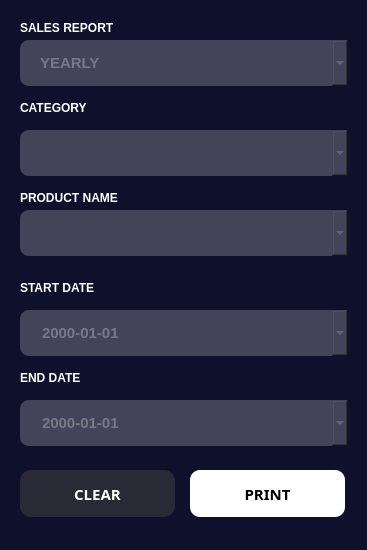
<?xml version="1.0" encoding="UTF-8"?>
<ui version="4.0">
 <class>SortSales</class>
 <widget class="QDialog" name="SortSales">
  <property name="geometry">
   <rect>
    <x>0</x>
    <y>0</y>
    <width>367</width>
    <height>550</height>
   </rect>
  </property>
  <property name="minimumSize">
   <size>
    <width>367</width>
    <height>550</height>
   </size>
  </property>
  <property name="maximumSize">
   <size>
    <width>367</width>
    <height>550</height>
   </size>
  </property>
  <property name="windowTitle">
   <string>Dialog</string>
  </property>
  <property name="styleSheet">
   <string notr="true">QDialog#SortSales{
background-color: rgb(15, 16, 43);
}</string>
  </property>
  <widget class="QLabel" name="label_7">
   <property name="geometry">
    <rect>
     <x>20</x>
     <y>100</y>
     <width>111</width>
     <height>16</height>
    </rect>
   </property>
   <property name="styleSheet">
    <string notr="true">font-family: 'Montserrat';
font-style: normal;
font-weight: 600;
font-size: 10.1515px;
line-height: 12px;
text-transform: uppercase;

color: #FFFFFF;</string>
   </property>
   <property name="text">
    <string>CATEGORY</string>
   </property>
  </widget>
  <widget class="QComboBox" name="exprod">
   <property name="geometry">
    <rect>
     <x>20</x>
     <y>210</y>
     <width>328</width>
     <height>46</height>
    </rect>
   </property>
   <property name="styleSheet">
    <string notr="true">font-family: 'Montserrat';
font-style: normal;
font-weight: 500;
font-size: 15px;
line-height: 18px;
color: #777887;

position: absolute;
width: 318px;
height: 34px;

background: #434459;
border-radius: 9.32035px;

padding-left:20px;</string>
   </property>
   <property name="editable">
    <bool>false</bool>
   </property>
   <property name="frame">
    <bool>true</bool>
   </property>
  </widget>
  <widget class="QLabel" name="label_12">
   <property name="geometry">
    <rect>
     <x>20</x>
     <y>190</y>
     <width>151</width>
     <height>16</height>
    </rect>
   </property>
   <property name="styleSheet">
    <string notr="true">font-family: 'Montserrat';
font-style: normal;
font-weight: 600;
font-size: 10.1515px;
line-height: 12px;
text-transform: uppercase;

color: #FFFFFF;</string>
   </property>
   <property name="text">
    <string>PRODUCT NAME</string>
   </property>
  </widget>
  <widget class="QLabel" name="label_13">
   <property name="geometry">
    <rect>
     <x>20</x>
     <y>280</y>
     <width>151</width>
     <height>16</height>
    </rect>
   </property>
   <property name="styleSheet">
    <string notr="true">font-family: 'Montserrat';
font-style: normal;
font-weight: 600;
font-size: 10.1515px;
line-height: 12px;
text-transform: uppercase;

color: #FFFFFF;</string>
   </property>
   <property name="text">
    <string>START DATE</string>
   </property>
  </widget>
  <widget class="QPushButton" name="pushButton_24">
   <property name="geometry">
    <rect>
     <x>20</x>
     <y>470</y>
     <width>155</width>
     <height>47</height>
    </rect>
   </property>
   <property name="font">
    <font>
     <family>Montserrat</family>
     <pointsize>-1</pointsize>
     <weight>75</weight>
     <italic>false</italic>
     <bold>true</bold>
    </font>
   </property>
   <property name="styleSheet">
    <string notr="true">font-family: 'Montserrat';
font-style: normal;
font-weight: 600;
font-size: 15px;
line-height: 18px;

color: #FFFFFF;
box-sizing: border-box;

position: absolute;
width: 131px;
height: 34px;
left: 52.1px;
top: calc(50% - 34px/2 + 231px);

background: #2A2A37;
border-radius: 11px;</string>
   </property>
   <property name="text">
    <string>CLEAR</string>
   </property>
   <property name="icon">
    <iconset>
     <normaloff>:/ARROW/RESOURCE/clear.png</normaloff>:/ARROW/RESOURCE/clear.png</iconset>
   </property>
   <property name="iconSize">
    <size>
     <width>12</width>
     <height>12</height>
    </size>
   </property>
  </widget>
  <widget class="QPushButton" name="printb">
   <property name="geometry">
    <rect>
     <x>190</x>
     <y>470</y>
     <width>155</width>
     <height>47</height>
    </rect>
   </property>
   <property name="font">
    <font>
     <family>Montserrat</family>
     <pointsize>-1</pointsize>
     <weight>75</weight>
     <italic>false</italic>
     <bold>true</bold>
    </font>
   </property>
   <property name="styleSheet">
    <string notr="true">font-family: 'Montserrat';
font-style: normal;
font-weight: 600;
font-size: 15px;
line-height: 18px;

color: rgb(0, 0, 0);
box-sizing: border-box;

position: absolute;
width: 131px;
height: 34px;
left: 200.1px;
top: calc(50% - 34px/2 + 231px);

background: #FFFFFF;
border-radius: 10px;</string>
   </property>
   <property name="text">
    <string>PRINT</string>
   </property>
   <property name="icon">
    <iconset>
     <normaloff>:/ARROW/RESOURCE/next.png</normaloff>:/ARROW/RESOURCE/next.png</iconset>
   </property>
   <property name="iconSize">
    <size>
     <width>12</width>
     <height>12</height>
    </size>
   </property>
  </widget>
  <widget class="QLabel" name="label_14">
   <property name="geometry">
    <rect>
     <x>20</x>
     <y>370</y>
     <width>151</width>
     <height>16</height>
    </rect>
   </property>
   <property name="styleSheet">
    <string notr="true">font-family: 'Montserrat';
font-style: normal;
font-weight: 600;
font-size: 10.1515px;
line-height: 12px;
text-transform: uppercase;

color: #FFFFFF;</string>
   </property>
   <property name="text">
    <string>END DATE</string>
   </property>
  </widget>
  <widget class="QComboBox" name="extype">
   <property name="geometry">
    <rect>
     <x>20</x>
     <y>40</y>
     <width>328</width>
     <height>46</height>
    </rect>
   </property>
   <property name="styleSheet">
    <string notr="true">font-family: 'Montserrat';
font-style: normal;
font-weight: 500;
font-size: 15px;
line-height: 18px;
color: #777887;

position: absolute;
width: 318px;
height: 34px;

background: #434459;
border-radius: 9.32035px;

padding-left:20px;</string>
   </property>
   <property name="editable">
    <bool>false</bool>
   </property>
   <property name="frame">
    <bool>true</bool>
   </property>
   <item>
    <property name="text">
     <string>YEARLY</string>
    </property>
   </item>
   <item>
    <property name="text">
     <string>MONTLHY</string>
    </property>
   </item>
   <item>
    <property name="text">
     <string>WEEKLY</string>
    </property>
   </item>
   <item>
    <property name="text">
     <string>DAILY</string>
    </property>
   </item>
  </widget>
  <widget class="QLabel" name="label_15">
   <property name="geometry">
    <rect>
     <x>20</x>
     <y>20</y>
     <width>151</width>
     <height>16</height>
    </rect>
   </property>
   <property name="styleSheet">
    <string notr="true">font-family: 'Montserrat';
font-style: normal;
font-weight: 600;
font-size: 10.1515px;
line-height: 12px;
text-transform: uppercase;

color: #FFFFFF;</string>
   </property>
   <property name="text">
    <string>SALES REPORT</string>
   </property>
  </widget>
  <widget class="QComboBox" name="excateg">
   <property name="geometry">
    <rect>
     <x>20</x>
     <y>130</y>
     <width>328</width>
     <height>46</height>
    </rect>
   </property>
   <property name="styleSheet">
    <string notr="true">font-family: 'Montserrat';
font-style: normal;
font-weight: 500;
font-size: 15px;
line-height: 18px;
color: #777887;

position: absolute;
width: 318px;
height: 34px;

background: #434459;
border-radius: 9.32035px;

padding-left:20px;</string>
   </property>
   <property name="editable">
    <bool>false</bool>
   </property>
   <property name="frame">
    <bool>true</bool>
   </property>
  </widget>
  <widget class="QDateEdit" name="Sdate">
   <property name="geometry">
    <rect>
     <x>20</x>
     <y>310</y>
     <width>328</width>
     <height>46</height>
    </rect>
   </property>
   <property name="styleSheet">
    <string notr="true">font-family: 'Montserrat';
font-style: normal;
font-weight: 500;
font-size: 15px;
line-height: 18px;
color: #777887;

position: absolute;
width: 318px;
height: 34px;

background: #434459;
border-radius: 9.32035px;

padding-left:20px;</string>
   </property>
   <property name="displayFormat">
    <string>yyyy-MM-dd</string>
   </property>
   <property name="calendarPopup">
    <bool>true</bool>
   </property>
  </widget>
  <widget class="QDateEdit" name="Edate">
   <property name="geometry">
    <rect>
     <x>20</x>
     <y>400</y>
     <width>328</width>
     <height>46</height>
    </rect>
   </property>
   <property name="styleSheet">
    <string notr="true">font-family: 'Montserrat';
font-style: normal;
font-weight: 500;
font-size: 15px;
line-height: 18px;
color: #777887;

position: absolute;
width: 318px;
height: 34px;

background: #434459;
border-radius: 9.32035px;

padding-left:20px;</string>
   </property>
   <property name="showGroupSeparator" stdset="0">
    <bool>false</bool>
   </property>
   <property name="displayFormat">
    <string>yyyy-MM-dd</string>
   </property>
   <property name="calendarPopup">
    <bool>true</bool>
   </property>
  </widget>
 </widget>
 <resources>
  <include location="ICONS.qrc"/>
 </resources>
 <connections/>
</ui>
